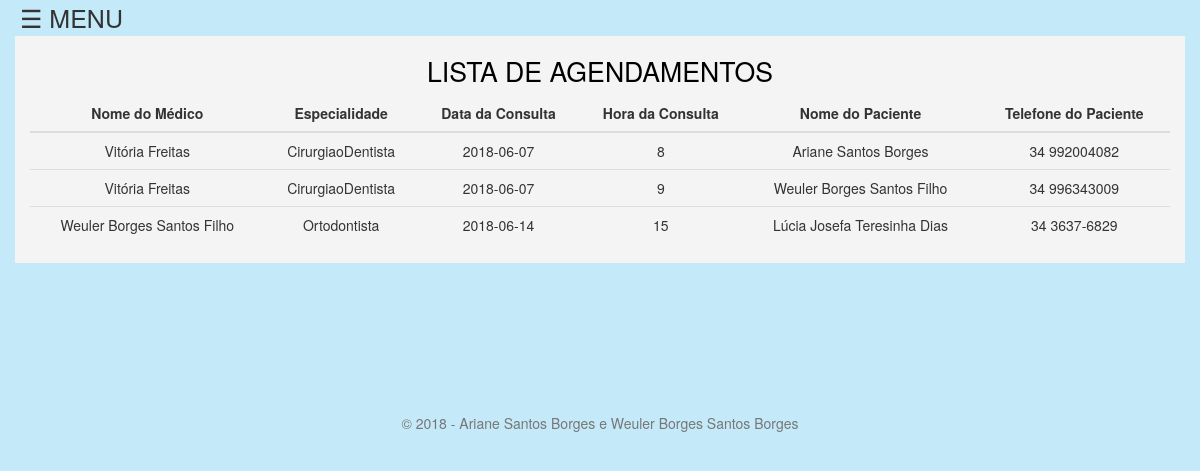
The page /listaagenda.php (signed in) on the database its author committed.
### tables this page shows
CREATE TABLE `agenda` (
  `codAgendamento` int(11) NOT NULL,
  `dataconsulta` date NOT NULL,
  `horaconsulta` int(11) NOT NULL,
  `codFuncionario` int(11) NOT NULL,
  `codPaciente` int(11) NOT NULL
);

CREATE TABLE `funcionario` (
  `id` int(11) NOT NULL,
  `nome` varchar(50) NOT NULL,
  `datanascimento` date NOT NULL,
  `sexo` varchar(2) NOT NULL,
  `estadocivil` varchar(20) NOT NULL,
  `cargo` varchar(30) NOT NULL,
  `especialidade` varchar(30) NOT NULL,
  `cpf` varchar(30) NOT NULL,
  `rg` varchar(30) NOT NULL,
  `outro` varchar(30) NOT NULL
);

CREATE TABLE `paciente` (
  `id` int(11) NOT NULL,
  `paciente` varchar(50) NOT NULL,
  `telefone` varchar(20) NOT NULL
);

### agenda.php (called while the page is built, shortened)
<?php
    function getAgenda($conexao){
        $arrayAgenda = [];
        $sql = "SELECT F.nome, F.especialidade, A.dataconsulta, A.horaconsulta, P.paciente, P.telefone
                FROM Agenda as A, Funcionario as F, Paciente as P
                WHERE A.codFuncionario = F.id AND A.codPaciente = P.id
                ORDER BY F.nome, A.dataconsulta, A.horaconsulta";
        $result = $conexao->query($sql);
        if($result->num_rows > 0){
            while($row = $result->fetch_assoc()){
                $agenda = new Agenda();
                $agenda->codFuncionario = $row["nome"];
                $agenda->especialidade = $row["especialidade"];
                $agenda->dataconsulta = $row["dataconsulta"];
                $agenda->horaconsulta = $row["horaconsulta"];
                $agenda->codPaciente = $row["paciente"];
                $agenda->telefone = $row["telefone"];
                $arrayAgenda[] = $agenda;
            }
        }
        return $arrayAgenda;
    }
?>

### listaagenda.php (the view, shortened to what this page needs)
<?php include "sidebar.php";
?>
<?php
require "agenda.php";
$arrayAgenda = "";
try{
	$conexao = conectaBD();
	$arrayAgenda = getAgenda($conexao);
}catch(Exception $e){
	$erro = $e->getMessage();
}
?>
  <div class="container lista">
  	<h2 class="listagens">LISTA DE AGENDAMENTOS</h2>
	  		<div class="table-responsive">
				<table class="table">
					<thead>
						<tr class="tabelalistagens">
							<th>Nome do Médico</th>
							<th>Especialidade</th>
							<th>Data da Consulta</th>
							<th>Hora da Consulta</th>
							<th>Nome do Paciente</th>
							<th>Telefone do Paciente</th>
						</tr>
					</thead>
				<tbody>
					<?php
						if ($arrayAgenda != "")
						{
								foreach ($arrayAgenda as $agenda)
								{
									echo "
									<tr>
									<td>$agenda->codFuncionario</td>
									<td>$agenda->especialidade</td>
									<td>$agenda->dataconsulta</td>
									<td>$agenda->horaconsulta</td>
									<td>$agenda->codPaciente</td>
									<td>$agenda->telefone</td>
									</tr>
									";
								}
						}
					?>
				</tbody>
				</table>
		</div>
	</div>
<?php include "footer.php" ?>

### sidebar.php (shortened to what this page needs)
<!DOCTYPE html>
<html lang="pt-br">
<head>
    <link rel="stylesheet" href="https://maxcdn.bootstrapcdn.com/bootstrap/3.3.7/css/bootstrap.min.css">
    <link rel="stylesheet" href="css/estilopaginas.css?v=15">
</head>
<body>
    <span style="padding: 20px; margin-top:20px; font-size:25px;cursor:pointer" onclick="openNav()">&#9776; MENU</span>

### footer.php
    <footer class="footer">
        <div class="container footer1">
            <p class="text-muted">© 2018 - Ariane Santos Borges e Weuler Borges Santos Borges</p>
         </div>
    </footer>
</body>
</html>

### css/estilopaginas.css (style rules this page uses)
body { background-color: #C4E9F9; }
h2 { color: black; text-align: center; font-size: 20pt; }
.footer { padding-top: 150px; width:100%; text-align: center; }
.lista { background-color: #F4F4F4; }
.listagens { color: black; text-align: center; font-size: 20pt; }
.tabelalistagens th, td { text-align: center; padding: auto; }

### rows shown on the page
agenda: codFuncionario.nome "Vitória Freitas", codFuncionario.especialidade "CirurgiaoDentista", dataconsulta "2018-06-07", horaconsulta "8", codPaciente.paciente "Ariane Santos Borges", codPaciente.telefone "34 992004082"
agenda: codFuncionario.nome "Vitória Freitas", codFuncionario.especialidade "CirurgiaoDentista", dataconsulta "2018-06-07", horaconsulta "9", codPaciente.paciente "Weuler Borges Santos Filho", codPaciente.telefone "34 996343009"
agenda: codFuncionario.nome "Weuler Borges Santos Filho", codFuncionario.especialidade "Ortodontista", dataconsulta "2018-06-14", horaconsulta "15", codPaciente.paciente "Lúcia Josefa Teresinha Dias", codPaciente.telefone "34 3637-6829"
